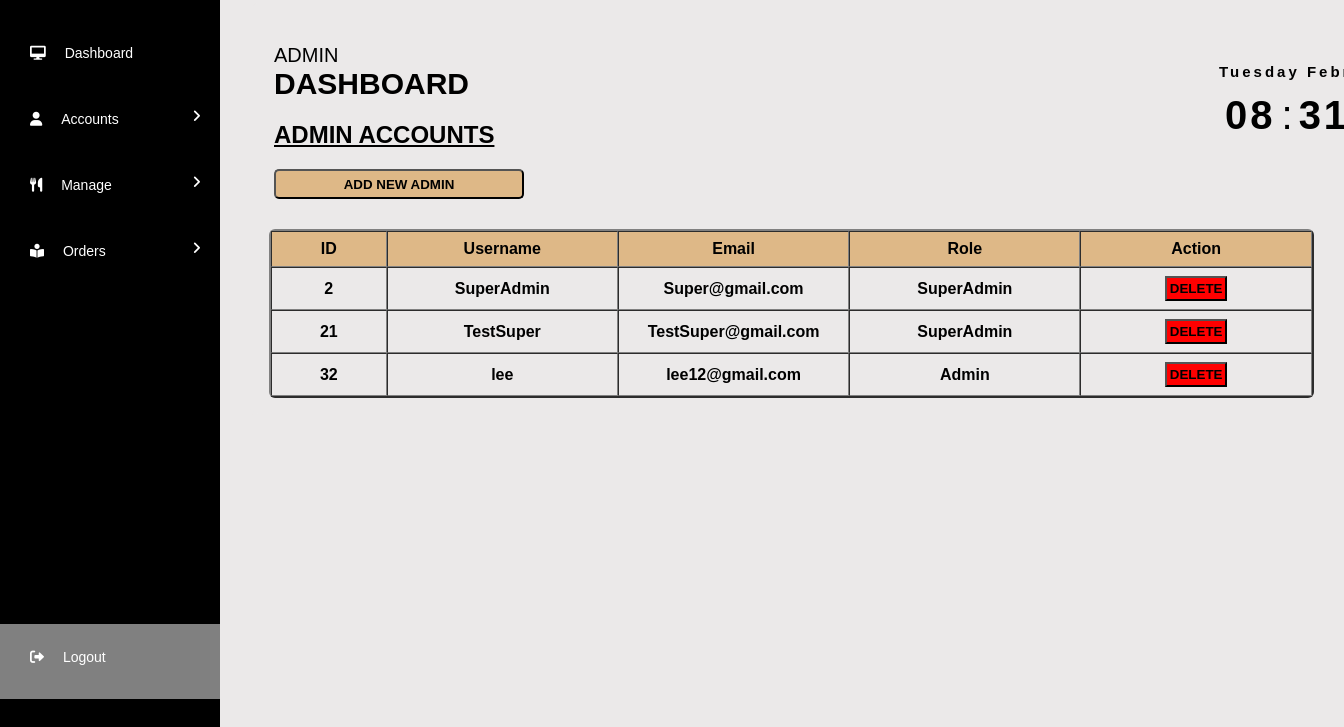
Page /AdminModule/SubAdminAccSuper.php (signed in) on the committed database.
### tables this page shows
CREATE TABLE `admin_acc` (
  `id` int(200) NOT NULL,
  `name` varchar(200) NOT NULL,
  `email` varchar(200) NOT NULL,
  `password` varchar(200) NOT NULL,
  `admin_type` varchar(200) NOT NULL
);

### AdminModule/SubAdminAccSuper.php (the view, shortened to what this page needs)
<?php
include('DataConnect.php');
$id = isset($_GET['id'])?$_GET['id']:NULL;
?>
<!DOCTYPE html>
<html>
    <head>
        <link rel="stylesheet" href="Admin_Style.css">
        <link rel="stylesheet" href="https://cdnjs.cloudflare.com/ajax/libs/font-awesome/6.0.0/css/all.min.css">
    </head>
    <body>
        <div class="side-bar">
                <div class="menu">
                    <div class="item"><a href="SuperAdminPanel.php?id=<?php echo $id; ?>"><i class="fas fa-desktop"></i> <span class="menu-text"> Dashboard </span> </a></div>
                    <div class="item"><a class="sub-btn"><i class="fas fa-user"></i> <span class="menu-text"> Accounts </span>
                    <i class="fas fa-angle-right dropdown" id="menu-icon"> </i>
                    </a>
                    </div>
                    <div class="item"><a class="sub-btn"><i class="fa fa-cutlery"></i> <span class="menu-text"> Manage </span>
                    <i class="fas fa-angle-right dropdown" id="menu-icon"> </i>
                    </a>
                    </div>
                    <div class="item"><a class="sub-btn"><i class="fas fa-book-reader"></i> <span class="menu-text"> Orders </span>
                    <i class="fas fa-angle-right dropdown" id="menu-icon"> </i>
                    </a>
                    </div>
                    <div class="item">
                        <div class="logout">
                            <a href="Logout.php"><i class="fas fa-sign-out-alt"> </i> <span class="menu-text"> Logout </span> </a>
                        </div>
                    </div>
                </div>
            </div>
        <div class="datetime">
            <div class="main-content">
                <div class="header-title">
                    <span> Admin </span>
                    <h2> Dashboard </h2>
                </div>
            </div>
            <div class="date">
                <span id="day"> Day </span>
                <span id="month"> Month </span>
            </div>
            <div class="time">
                <span id="hour"> 00 </span>:
                <span id="minutes"> 00 </span>:
            </div>
            <div class="adminTable">
            <h2 style="margin-left:5px;text-transform:uppercase;text-decoration:underline;margin-top:35px;"> Admin Accounts </h2>
            <div class="addAdminbtn">
                <button style="background:burlywood; margin-top:20px; margin-left:5px; width:250px; height:30px; cursor:pointer; font-weight:bold; border-radius:5px;" onmouseover="this.style.background='sandybrown'" onmouseout="this.style.background='burlywood'">
                    ADD NEW ADMIN
                </button>
            </div>
            <?php
                $result = mysqli_query($connect, "SELECT * FROM admin_acc");
            ?>
                <table class="adminAcc" border="2" cellspacing="0" >
                    <tr class="headings">
                        <th> ID </th>
                        <th> Username </th>
                        <th> Email </th>
                        <th> Role </th>
                        <th> Action </th>
                    </tr>
                    <?php
                        while($row=mysqli_fetch_assoc($result))
                        {
                    ?>
                    <tr>
                        <th> <?php echo $row["id"]; ?> </th>
                        <th> <?php echo $row["name"]; ?> </th>
                        <th> <?php echo $row["email"]; ?> </th>
                        <th> <?php echo $row["admin_type"]; ?> </th>
                        <th>
                            <form method="post">
                                <button type="submit" name="dlt-btn" class="dlt" onclick="return confirm('Are you sure you want to delete this account?')"> DELETE </button>
                            </form>
                        </th>
                    </tr>
                    <?php
                        }
                    ?>
                </table>
            </div>
        </div>
    </body>
</html>

### AdminModule/Admin_Style.css (style rules this page uses)
* { margin:0; padding:0; box-sizing:border-box; font-family:"Poppins",sans-serif; }
body { min-height:100vh; background-color:#ebe9e9; color:white; background-size:cover; background-position:center; overflow-x: hidden; }
.side-bar { background:black; width:80px; height:100vh; position:fixed; top:0; transition:0.6s ease; transition-property:left; overflow-y: auto; }
.side-bar .menu .item #menu-icon { display:none; }
.side-bar .menu .item .menu-text { display: none; }
.menu { width:100%; margin-top:20px; overflow:hidden; }
.menu .item a { color:white; font-size:14px; text-decoration:none; display:block; padding:3px 30px; line-height:60px; overflow:hidden; }
.menu .item .logout { background-color:grey; width:250px; height:75px; margin-top:340px; }
.item i { margin-right:15px; }
.item a .dropdown { position:absolute; right:0; margin:20px; transition:0.3s ease; }
.sub-btn { cursor:pointer; }
.datetime { color:black; background-color:#ebe9e9; font-family:"Segoe UI",sans-serif; width:100%; padding:1rem; margin-left:100px; border:3px solid #ebe9e9; border-radius:8px; transition:0.5s; position:relative; }
.date { font-size:15px; font-weight:600; text-align:center; letter-spacing:3px; margin-left:950px; position:absolute; top:60px; }
.time { font-size:40px; display:flex; justify-content:center; align-items:center; margin-left:950px; position:absolute; top:90px; }
.time span:not(:last-child) { position:relative; margin:0 6px; font-weight:600; text-align:center; letter-spacing:3px; }
.main-content { position:relative; color:black; }
.header-title { font-size:20px; padding:5px 5px; position: relative; top:20px; }
.header-title span { text-transform: uppercase; }
.header-title h2 { text-transform: uppercase; }
.adminAcc { width: 80%; table-layout: fixed; margin-top:30px; border-radius:6px; }
.adminAcc .headings { background-color:burlywood; }
.adminAcc th { text-align: center; width:10%; padding:8px; }
.adminAcc th:first-child { width: 5%; }
.adminAcc th:last-child { width: 10%; }
.adminAcc .edit, .adminAcc .dlt { display: block; margin: 0 auto; padding: 3px; font-weight: bold; cursor: pointer; }
.dlt { background-color:red; padding:3px; font-weight:bold; cursor: pointer; }

### rows in the picture
admin_acc: id "2", name "SuperAdmin", email "Super@gmail.com", admin_type "SuperAdmin"
admin_acc: id "21", name "TestSuper", email "TestSuper@gmail.com", admin_type "SuperAdmin"
admin_acc: id "32", name "lee", email "lee12@gmail.com", admin_type "Admin"
